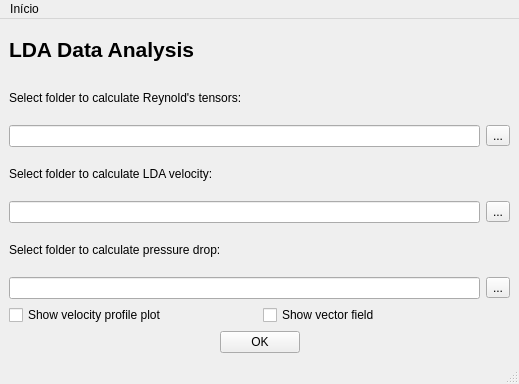
<?xml version="1.0" encoding="UTF-8"?>
<ui version="4.0">
 <class>MainWindow</class>
 <widget class="QMainWindow" name="MainWindow">
  <property name="geometry">
   <rect>
    <x>0</x>
    <y>0</y>
    <width>519</width>
    <height>384</height>
   </rect>
  </property>
  <property name="sizePolicy">
   <sizepolicy hsizetype="Minimum" vsizetype="Minimum">
    <horstretch>0</horstretch>
    <verstretch>0</verstretch>
   </sizepolicy>
  </property>
  <property name="windowTitle">
   <string>MainWindow</string>
  </property>
  <widget class="QWidget" name="centralwidget">
   <property name="sizePolicy">
    <sizepolicy hsizetype="Preferred" vsizetype="Preferred">
     <horstretch>0</horstretch>
     <verstretch>0</verstretch>
    </sizepolicy>
   </property>
   <layout class="QVBoxLayout" name="verticalLayout_2">
    <item>
     <layout class="QVBoxLayout" name="verticalLayout">
      <item>
       <widget class="QLabel" name="title">
        <property name="font">
         <font>
          <pointsize>16</pointsize>
          <weight>75</weight>
          <bold>true</bold>
         </font>
        </property>
        <property name="layoutDirection">
         <enum>Qt::LeftToRight</enum>
        </property>
        <property name="text">
         <string>LDA Data Analysis</string>
        </property>
       </widget>
      </item>
      <item>
       <widget class="QLabel" name="label_reynolds">
        <property name="text">
         <string>Select folder to calculate Reynold's tensors:</string>
        </property>
       </widget>
      </item>
      <item>
       <layout class="QHBoxLayout" name="horizontalLayout">
        <item>
         <widget class="QLineEdit" name="folder_reynolds">
          <property name="text">
           <string/>
          </property>
         </widget>
        </item>
        <item>
         <widget class="QToolButton" name="toolButton_reynolds">
          <property name="cursor">
           <cursorShape>OpenHandCursor</cursorShape>
          </property>
          <property name="text">
           <string>...</string>
          </property>
         </widget>
        </item>
       </layout>
      </item>
      <item>
       <widget class="QLabel" name="label_lda">
        <property name="text">
         <string>Select folder to calculate LDA velocity:</string>
        </property>
       </widget>
      </item>
      <item>
       <layout class="QHBoxLayout" name="horizontalLayout_2">
        <item>
         <widget class="QLineEdit" name="file_lda"/>
        </item>
        <item>
         <widget class="QToolButton" name="toolButton_lda">
          <property name="cursor">
           <cursorShape>OpenHandCursor</cursorShape>
          </property>
          <property name="text">
           <string>...</string>
          </property>
         </widget>
        </item>
       </layout>
      </item>
      <item>
       <widget class="QLabel" name="label_pressure_drop">
        <property name="text">
         <string>Select folder to calculate pressure drop:</string>
        </property>
       </widget>
      </item>
      <item>
       <layout class="QHBoxLayout" name="horizontalLayout_3">
        <item>
         <widget class="QLineEdit" name="file_pd"/>
        </item>
        <item>
         <widget class="QToolButton" name="toolButton_pd">
          <property name="cursor">
           <cursorShape>OpenHandCursor</cursorShape>
          </property>
          <property name="text">
           <string>...</string>
          </property>
         </widget>
        </item>
       </layout>
      </item>
      <item>
       <layout class="QHBoxLayout" name="horizontalLayout_4">
        <item>
         <widget class="QCheckBox" name="velocity_profile">
          <property name="text">
           <string>Show velocity profile plot</string>
          </property>
         </widget>
        </item>
        <item>
         <widget class="QCheckBox" name="vector_field">
          <property name="text">
           <string>Show vector field</string>
          </property>
         </widget>
        </item>
       </layout>
      </item>
      <item>
       <layout class="QHBoxLayout" name="horizontalLayout_5">
        <item>
         <spacer name="horizontalSpacer">
          <property name="orientation">
           <enum>Qt::Horizontal</enum>
          </property>
          <property name="sizeHint" stdset="0">
           <size>
            <width>208</width>
            <height>20</height>
           </size>
          </property>
         </spacer>
        </item>
        <item>
         <widget class="QPushButton" name="ok_button">
          <property name="cursor">
           <cursorShape>OpenHandCursor</cursorShape>
          </property>
          <property name="text">
           <string>OK</string>
          </property>
         </widget>
        </item>
        <item>
         <spacer name="horizontalSpacer_2">
          <property name="orientation">
           <enum>Qt::Horizontal</enum>
          </property>
          <property name="sizeHint" stdset="0">
           <size>
            <width>178</width>
            <height>20</height>
           </size>
          </property>
         </spacer>
        </item>
       </layout>
      </item>
     </layout>
    </item>
   </layout>
  </widget>
  <widget class="QMenuBar" name="menubar">
   <property name="geometry">
    <rect>
     <x>0</x>
     <y>0</y>
     <width>519</width>
     <height>22</height>
    </rect>
   </property>
   <widget class="QMenu" name="menuIn_cio">
    <property name="title">
     <string>Início</string>
    </property>
   </widget>
   <addaction name="menuIn_cio"/>
  </widget>
  <widget class="QStatusBar" name="statusbar"/>
 </widget>
 <resources/>
 <connections/>
</ui>
